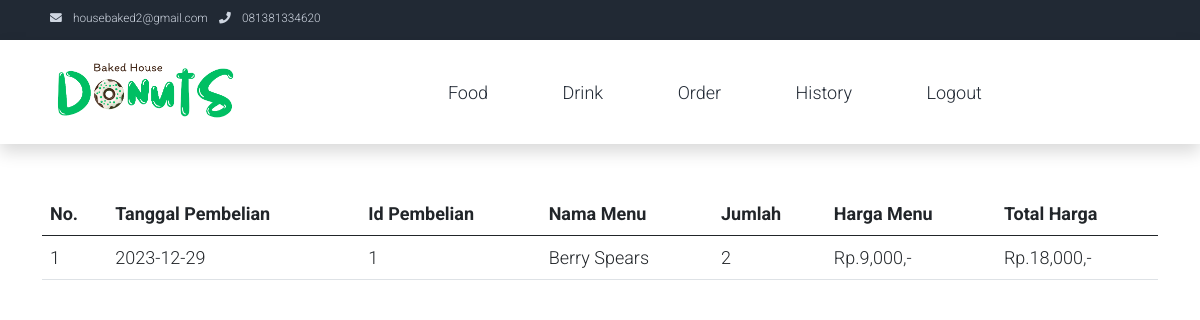
/bakedhouse/history.php (signed in), run on the app's committed database.
### tables this page shows
CREATE TABLE `transaksi` (
  `id_transaksi` int(50) NOT NULL,
  `id_user` int(255) NOT NULL,
  `menu_dibeli` varchar(255) NOT NULL,
  `jumlah` int(11) NOT NULL,
  `harga_menu` int(50) NOT NULL,
  `harga_total` int(50) NOT NULL,
  `pembeli` varchar(50) NOT NULL,
  `tanggal_pembelian` varchar(50) DEFAULT NULL,
  `harga` int(100) NOT NULL,
  `no_tlp` varchar(20) NOT NULL,
  `id_pembelian` int(50) NOT NULL
);

### bakedhouse/history.php (the view, shortened to what this page needs)
<?php
include 'koneksi.php';
?>
<!DOCTYPE html>
<html lang="en">
<head>
    <link rel="stylesheet" href="assets/css/bootstrap.min.css">
    <link rel="stylesheet" href="assets/css/templatemo.css">
    <link rel="stylesheet" href="assets/css/custom.css">
    <link rel="stylesheet" href="assets/css/fontawesome.min.css">
</head>
<body>
    <nav class="navbar navbar-expand-lg bg-dark navbar-light d-none d-lg-block" id="templatemo_nav_top">
        <div class="container text-light">
            <div class="w-100 d-flex justify-content-between">
                <div>
                    <i class="fa fa-envelope mx-2"></i>
                    <a class="navbar-sm-brand text-light text-decoration-none" href="mailto:housebaked2@gmail.com">housebaked2@gmail.com</a>
                    <i class="fa fa-phone mx-2"></i>
                    <a class="navbar-sm-brand text-light text-decoration-none" href="tel:081381334620">081381334620</a>
                </div>
            </div>
        </div>
    </nav>
    <nav class="navbar navbar-expand-lg navbar-light shadow">
        <div class="container d-flex justify-content-between align-items-center">
                <a class="navbar-brand text-success logo h1 align-self-center" href="index.php">
                    <img src="assets/img/banner.png" height="70px">
                </a>
            <div class="align-self-center collapse navbar-collapse flex-fill  d-lg-flex justify-content-lg-between" id="templatemo_main_nav">
                <div class="flex-fill">
                    <ul class="nav navbar-nav d-flex justify-content-between mx-lg-auto">
                        <li class="nav-item">
                            <a class="nav-link" href="donat.php">Food</a>
                        </li>
                        <li class="nav-item">
                            <a class="nav-link" href="minum.php">Drink</a>
                        </li>
                        <li class="nav-item">
                            <a class="nav-link" href="order.php">Order</a>
                        </li>
                        <li class="nav-item">
                            <a class="nav-link" href="history.php">History</a>
                        </li>
                        <li class="nav-item">
                            <a class="nav-link" href="../index.php" name="logout">Logout</a>
                        </li>
                    </ul>
                </div>
            </div>
        </div>
    </nav>
    <div class="container mt-5">
            <div class="mt-3">
                <div class="table-responsive mt-5">
                    <table class="table">
                        <thead>
                            <tr>
                                <th>No.</th>
                                <th>Tanggal Pembelian</th>
                                <th>Id Pembelian</th>
                                <th>Nama Menu</th>
                                <th>Jumlah</th>
                                <th>Harga Menu</th>
                                <th>Total Harga</th>
                            </tr>
                        </thead>
                        <tbody>
                            <?php
                            if (isset($_SESSION['id_user'])) {
                                $id_user = $_SESSION['id_user'];
                                $stmt = $koneksi->prepare("SELECT * FROM transaksi WHERE id_user = ?");
                                $stmt->bind_param("s", $id_user);
                                $stmt->execute();
                                $result = $stmt->get_result();
                                }
                                if ($result !== false) {
                                    if ($result->num_rows > 0) {
                                        $number = 1;
                                        while ($stmt = $result->fetch_assoc()) {
                            ?>
                                        <tr>
                                            <td style="center"><?php echo $number; ?></td>
                                            <td><?php echo $stmt['tanggal_pembelian']; ?></td>
                                            <td><?php echo $stmt['id_pembelian']; ?></td>
                                            <td><?php echo $stmt['menu_dibeli']; ?></td>
                                            <td><?php echo $stmt['jumlah']; ?></td>
                                            <td>Rp.<?php echo number_format($stmt['harga']); ?>,-</td>
                                            <td>Rp.<?php echo number_format($stmt['harga_menu']); ?>,-</td>
                                        </tr>
                            <?php
                                        $number++;
                                    }
                                } else {
                                    echo "<tr><td colspan='6'>Tidak ada data transaksi untuk id_user: $id_user</td></tr>";
                                }
                            } else {
                                echo "<tr><td colspan='6'>Error executing query: " . $stmt->error . "</td></tr>";
                            }
                            ?>
                        </tbody>
                    </table>
                </div>
            </div>
        </div>
</body>
</html>

### bakedhouse/assets/css/templatemo.css (style rules this page uses)
body, ul, li, p, a, label, input, div { font-family: 'Roboto', sans-serif; font-size: 18px !important; font-weight: 300 !important; }
.h1 { font-family: 'Roboto', sans-serif; font-size: 48px !important; font-weight: 200 !important; }
.logo { font-weight: 500 !important; }
.text-success { color: #59ab6e !important; }
.text-light { color: #cfd6e1 !important; }
.bg-dark { background-color: #212934 !important; }
#templatemo_nav_top { min-height: 40px; }
#templatemo_nav_top * { font-size: .9em !important; }
#templatemo_main_nav a { color: #212934; }
@media (min-width: 768px) { #templatemo_main_nav .navbar-nav { max-width: 450px; } }
@media (min-width: 992px) { #templatemo_main_nav .navbar-nav { max-width: 550px; } }

### data on the page
transaksi: tanggal_pembelian "2023-12-29", id_pembelian "1", menu_dibeli "Berry Spears", jumlah "2", harga "9,000", harga_menu "18,000"
